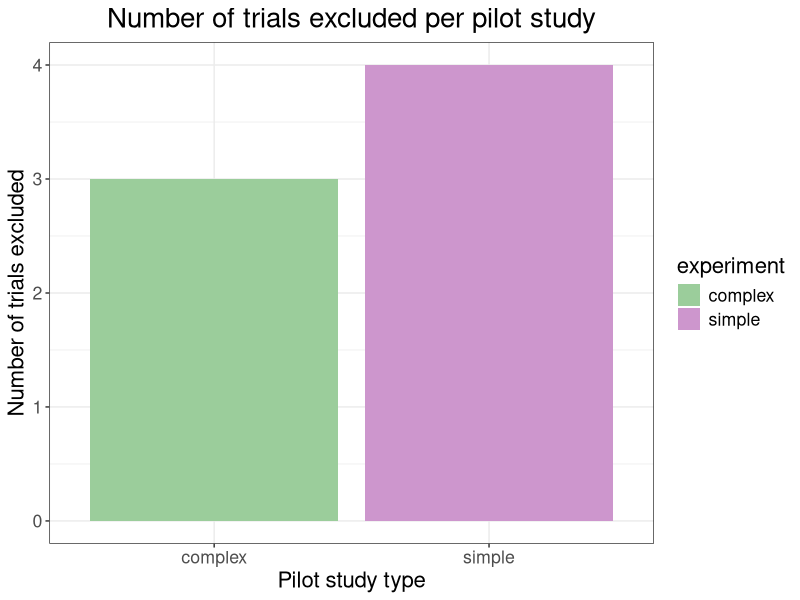
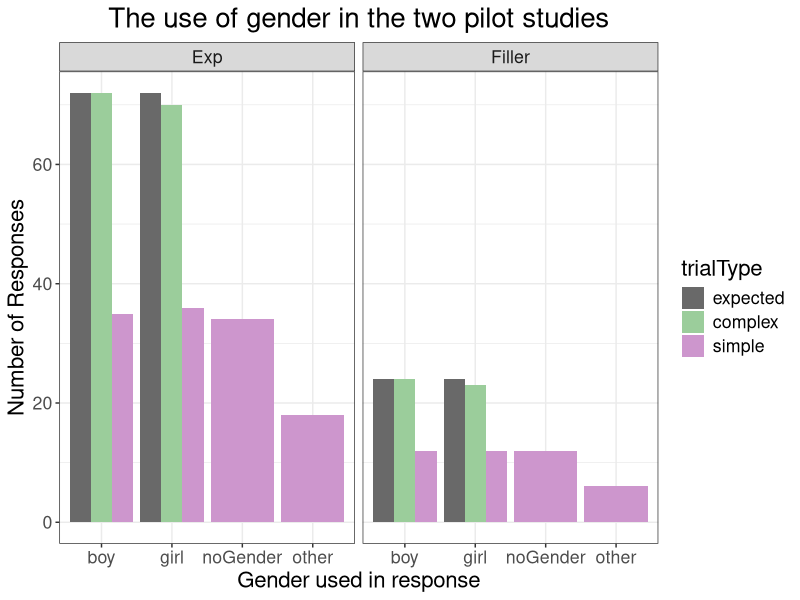
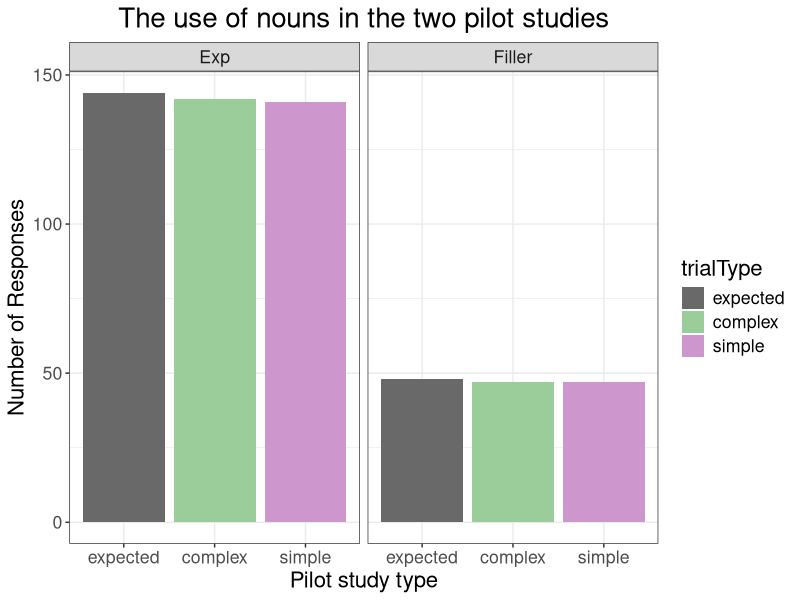
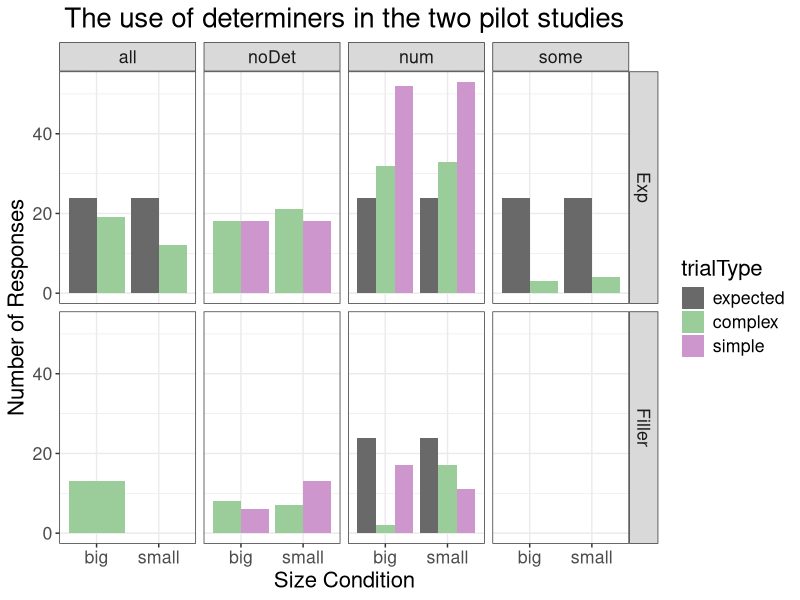

The R script that drew these images, in order:
#####################
#####################
# Stefan Pophristic
# December 16th, 2021
# ALPS LAB
# Sun and Breheny replication production study Pilot
#####################
# This script produces graphs in which the use of gender, determiner, and noun
# in each of the two pilot studies are compared. Number of trials dropped are 
# also compared.
#
# Input: 3_production_extra_practice_pilot-trials_preprocessed_checked.csv
#        3_production_simple_practice_pilot-trials_preprocessed_checked.csv
#
# Both of these csv files have been run through the analyzeResposes.R script
# and were then manually processed for any mistakes (as outlined in the readme.md 
# found in the pilot analysis document).
# All these csv files can be found in the data folder
#
# Output: trialExclusion_comparison.jpeg
#             contains comparison of number of trials excluded across two pilot studies
#         gender_comparison.jpeg
#             comparison of use of gender in responses across two pilot studies and 
#             experimental / filler conditions
#         noun_comparison.jpeg
#             comparison of use of nouns in responses across two pilot studies and 
#             experimental / filler conditions
#         determiner_comparison.jpeg
#             comparison of use of determiners in responses across two pilot studies, 
#             experimental / filler conditions, and big/small conditions
#
# all these output files can be found in the graphs folder
#####################
#####################


library(tidyverse)
setwd(dirname(rstudioapi::getActiveDocumentContext()$path))
theme_set(theme_bw())

dfExtra = read.csv("../data/3_production_extra_practice_pilot-trials_preprocessed_checked.csv", header = TRUE)
dfSimple = read.csv("../data/3_production_simple_practice_pilot-trials_preprocessed_checked.csv", header = TRUE)

# Get rid of practice trials for Extra Exposure experiment
dfExtraExp <- dfExtra %>%
  filter(dfExtra$ExpFiller == "Exp" | dfExtra$ExpFiller == "Filler")

# Get the columns that you will use for Extra Exposure experiment
dfExtraExp <- dfExtraExp %>%
  select(workerid, ExpFiller, condition, size, determiner, response, setting, target_figure3, target_object3, trial_number, response_times,
         genderUsed, correctGender, correctNoun, detUsed, correctDet)

# Get rid of practice trials for Simple Exposure experiment
dfSimpleExp <- dfSimple %>%
  filter(dfSimple$ExpFiller == "Exp" | dfSimple$ExpFiller == "Filler")

# Get the columns that you will use for Simple Exposure experiment
dfSimpleExp <- dfSimpleExp %>%
  select(workerid, ExpFiller, condition, size, determiner, response, setting, target_figure3, target_object3, trial_number, response_times,
         genderUsed, correctGender, correctNoun, detUsed, correctDet)


#############################################
#############################################
#
# GET EXPERIMENT STATISTICS
#
#############################################
#############################################
# This is done before we exclude any trials
# due to participant errors

numTrialsPerParticipant <- nrow(dfExtraExp) / length(unique(dfExtraExp$workerid))

expectedGender <- dfExtraExp %>%
  group_by(target_figure3, ExpFiller) %>% #add "size" here if you want to graph this by size condition too
  count()

expectedNoun <- dfExtraExp %>%
  group_by(ExpFiller) %>%
  count()

expectedDet <- dfExtraExp %>%
  group_by(condition, ExpFiller, size) %>%
  count()


#############################################
#############################################
#
# EXCLUDE PARTICIPANTS WITH HIGHER THAN 20%
# ERROR RATES
#
#############################################
#############################################


# PARTICIPANT EXCLUSION FOR EXTRA EXPOSURE TRIAL EXPERIMENT


# Get participant accuracy statistics

participantStatsExtraNoun <- dfExtraExp %>%
  group_by(workerid, correctNoun) %>%
  count(vars = "correctNoun") %>%
  select(-vars) %>%
  rename(correctNounCount = n)
  
participantStatsExtraGender <- dfExtraExp %>%
  group_by(workerid, correctGender) %>%
  count(vars = "correctGender") %>%
  select(-vars) %>%
  rename(correctGenderCount = n)

participantStatsExtraDetUsed <- dfExtraExp %>%
  group_by(workerid, detUsed) %>%
  count(vars = "detUsed") %>%
  select(-vars) %>%
  rename(detCount = n)

participantStatsExtraCorrectDet <- dfExtraExp %>%
  group_by(workerid, correctDet) %>%
  count(vars = "correctDet") %>%
  select(-vars) %>%
  rename(correctDetCount = n)

# List that will hold workerIDs of all participants that should be excluded
idsExtra <- list()

# get worker id's of people with higher than 20% noun error rate
wrongNounErrorExtra <- participantStatsExtraNoun %>%
  filter(correctNoun == 0 & correctNounCount > numTrialsPerParticipant*0.2) %>%
  pull(workerid)

idsExtra <- append(idsExtra, wrongNounErrorExtra)

# get worker id's of people with higher than 20% gender error rate
wrongGenderErrorExtra <- participantStatsExtraGender %>%
  filter(correctGender == 0 & correctGenderCount > numTrialsPerParticipant*0.2) %>%
  pull(workerid)

idsExtra <- append(idsExtra, wrongGenderErrorExtra)


# get worker id's of people with higher than 20% determiner error rate
wrongDetErrorExtra <- participantStatsExtraCorrectDet %>%
  filter(correctDet == 0 & correctDetCount > numTrialsPerParticipant*0.2) %>%
  pull(workerid)

idsExtra <- append(idsExtra, wrongDetErrorExtra)
idsExtra <- unname(unlist(idsExtra))

print(paste("Number of participants excluded: ",length(idsExtra)))
# "Number of participants excluded:  0"

# Get rid of all participants with >20% error rates
dfExtraExp <- dfExtraExp %>%
  filter(!(workerid %in% idsExtra))

# Get rid of trials with wrong nouns
preNounExclusionNumExtra <- nrow(dfExtraExp)
dfExtraExp <- dfExtraExp %>%
  filter(correctNoun == 1)

postNounExclusionNumExtra <- nrow(dfExtraExp)
trialExclusionNounExtra <- preNounExclusionNumExtra - postNounExclusionNumExtra
print(paste("Number of trials excluded due to wrong Noun: ",trialExclusionNounExtra))
# "Number of trials excluded due to wrong Noun:  3"

# get rid of trials with wrong gender
preGenderExclusionNumExtra <- nrow(dfExtraExp)
dfExtraExp <- dfExtraExp %>%
  filter(correctGender == 1)

postGenderExclusionNumExtra <- nrow(dfExtraExp)
trialExclusionGenderExtra <- preGenderExclusionNumExtra - postGenderExclusionNumExtra
print(paste("Number of trials excluded due to wrong Gender: ",trialExclusionGenderExtra))
#"Number of trials excluded due to wrong Gender:  0"

# Get rid of trails with wrong determiner (and not trials with no determiner)
preDetExclusionNumExtra <- nrow(dfExtraExp)
dfExtraExp <- dfExtraExp %>%
  filter(correctDet == 1)

postDetExclusionNumExtra <- nrow(dfExtraExp)
trialExclusionDetExtra <- preDetExclusionNumExtra - postDetExclusionNumExtra
print(paste("Number of trials excluded due to wrong Determiner: ",trialExclusionDetExtra))
# "Number of trials excluded due to wrong Determiner:  0"

# Total number of trials that were excluded
trialsExcludedExtra <- trialExclusionNounExtra + trialExclusionGenderExtra + trialExclusionDetExtra
print(paste("Total number of trials excluded due to incorrect answers in Extra Practice: ", trialsExcludedExtra))
# "Total number of trials excluded due to incorrect answers in Extra Practice:  3"



# PARTICIPANT EXCLUSION FOR SIMPLE EXPOSURE TRIAL EXPERIMENT
# Same as code above


# Get by participant accuracy statistics

participantStatsSimpleNoun <- dfSimpleExp %>%
  group_by(workerid, correctNoun) %>%
  count(vars = "correctNoun") %>%
  select(-vars) %>%
  rename(correctNounCount = n)

participantStatsSimpleGender <- dfSimpleExp %>%
  group_by(workerid, correctGender) %>%
  count(vars = "correctGender") %>%
  select(-vars) %>%
  rename(correctGenderCount = n)

participantStatsSimpleDetUsed <- dfSimpleExp %>%
  group_by(workerid, detUsed) %>%
  count(vars = "detUsed") %>%
  select(-vars) %>%
  rename(detCount = n)

participantStatsSimpleCorrectDet <- dfSimpleExp %>%
  group_by(workerid, correctDet) %>%
  count(vars = "correctDet") %>%
  select(-vars) %>%
  rename(correctDetCount = n)


# List that will collect worker IDs for participants that should be excluded
idsSimple <- list()

# get worker id's of people with higher than 20% noun error rate
wrongNounErrorSimple <- participantStatsSimpleNoun %>%
  filter(correctNoun == 0 & correctNounCount > numTrialsPerParticipant*0.2) %>%
  pull(workerid)

idsSimple <- append(idsSimple, wrongNounErrorSimple)

# get worker id's of people with higher than 20% gender error rate
wrongGenderErrorSimple <- participantStatsSimpleGender %>%
  filter(correctGender == 0 & correctGenderCount > numTrialsPerParticipant*0.2) %>%
  pull(workerid)

idsSimple <- append(idsSimple, wrongGenderErrorSimple)


# get worker id's of people with higher than 20% determiner error rate
wrongDetErrorSimple <- participantStatsSimpleCorrectDet %>%
  filter(correctDet == 0 & correctDetCount > numTrialsPerParticipant*0.2) %>%
  pull(workerid)

idsSimple <- append(idsSimple, wrongDetErrorSimple)
idsSimple <- unname(unlist(idsSimple))

print(paste("Number of participants excluded: ",length(idsSimple)))
# "Number of participants excluded:  0"


# Get rid of all participants with >20% error rates
dfSimpleExp <- dfSimpleExp %>%
  filter(!(workerid %in% idsSimple))

# Get rid of trials with wrong nouns
preNounExclusionNumSimple <- nrow(dfSimpleExp)
dfSimpleExp <- dfSimpleExp %>%
  filter(correctNoun == 1)

postNounExclusionNumSimple <- nrow(dfSimpleExp)
trialExclusionNounSimple <- preNounExclusionNumSimple - postNounExclusionNumSimple
print(paste("Number of trials excluded due to wrong Noun: ",trialExclusionNounSimple))
# "Number of trials excluded due to wrong Noun:  1"

# get rid of trials with wrong gender
preGenderExclusionNumSimple <- nrow(dfSimpleExp)
dfSimpleExp <- dfSimpleExp %>%
  filter(correctGender == 1)

postGenderExclusionNumSimple <- nrow(dfSimpleExp)
trialExclusionGenderSimple <- preGenderExclusionNumSimple - postGenderExclusionNumSimple
print(paste("Number of trials excluded due to wrong Gender: ",trialExclusionGenderSimple))
# "Number of trials excluded due to wrong Gender:  1"

# manually go in and get rid of trails with wrong determiner (and not trials with no determiner)
preDetExclusionNumSimple <- nrow(dfSimpleExp)
dfSimpleExp <- dfSimpleExp %>%
  filter(correctDet == 1)

postDetExclusionNumSimple <- nrow(dfSimpleExp)
trialExclusionDetSimple <- preDetExclusionNumSimple - postDetExclusionNumSimple
print(paste("Number of trials excluded due to wrong Determiner: ",trialExclusionDetSimple))
# "Number of trials excluded due to wrong Determiner:  2"

# Total number of trials excluded
trialsExcludedSimple <- trialExclusionNounSimple + trialExclusionGenderSimple + trialExclusionDetSimple
print(paste("Total number of trials excluded due to incorrect answers in Simple Practice: ", trialsExcludedSimple))
# "Total number of trials excluded due to incorrect answers in Simple Practice:  4"


#############################################
#############################################
#
# COMPARE EXCLUSION RATES FOR TRIALS OF
# TWO EXPERIMENTS
#
#############################################
#############################################


dfExclusion <- data.frame(
  experiment <- c("complex", "simple"),
  values <- c(trialsExcludedExtra, trialsExcludedSimple)
)

graphExclusionComparison <- dfExclusion %>%
  ggplot(aes(fill=experiment, y=values, x=experiment)) + 
  geom_bar(position="dodge", stat="identity") +
  theme(text = element_text(size = 16), plot.title = element_text(hjust = 0.5, size = 20)) +
  scale_fill_manual(values = c("complex" = "darkseagreen3",
                               "simple" = "plum3",
                               "expected" = "gray41")) +
  ylab("Number of trials excluded") +
  xlab("Pilot study type") +
  ggtitle("Number of trials excluded per pilot study")


jpeg(file="../graphs/trialExclusion_comparison.jpeg", width = 500, height = 500)
plot(graphExclusionComparison)
dev.off()


#############################################
#############################################
#
# COMPARE OVERALL USE OF GENDER TERMS
#
#############################################
#############################################


simpleGender <- dfSimpleExp %>%
  group_by(genderUsed, ExpFiller) %>% #add "size" here if you want to graph this by size condition too
  count()

simpleGender <- simpleGender %>%
  add_column(trialType = "simple")

complexGender <- dfExtraExp %>%
  group_by(genderUsed, ExpFiller) %>%
  count()

complexGender <- complexGender %>%
  add_column(trialType = "complex")

# expectedGender is initialized at the top of the script 

expectedGender <- expectedGender %>%
  add_column(trialType = "expected")

expectedGender <- expectedGender %>%
  rename(genderUsed = "target_figure3")

# rename all values in genderUsed column that are not {"boy", "girl", "noGender"} as "other"
simpleGender <- simpleGender %>%
  mutate(genderUsed = as.character(genderUsed)) %>%
  mutate(genderUsed = case_when(
    genderUsed != "boy" & genderUsed != "girl" & genderUsed != "noGender" ~ "other",
    TRUE ~ genderUsed
  ))

dfGenderComparison <- rbind(simpleGender, complexGender, expectedGender)

dfGenderComparison$trialType <- dfGenderComparison$trialType %>%
  factor(levels = c('expected', 'complex', 'simple'))

#Note that this graph does not include wrong answers for the simple and complex experiments

graphGenderComparison <- dfGenderComparison %>%
  ggplot(aes(fill=trialType, y=n, x=genderUsed)) + 
  facet_grid(. ~ ExpFiller) +
  geom_bar(position="dodge", stat="identity") +
  theme(text = element_text(size = 16), plot.title = element_text(hjust = 0.5, size = 20)) +
  scale_fill_manual(values = c("complex" = "darkseagreen3",
                              "simple" = "plum3",
                              "expected" = "gray41")) +
  ylab("Number of Responses") +
  xlab("Gender used in response") +
  ggtitle("The use of gender in the two pilot studies")

jpeg(file="../graphs/gender_comparison.jpeg", width = 750, height = 500)
plot(graphGenderComparison)
dev.off()

#############################################
#############################################
#
# COMPARE OVERALL USE OF NOUNS
#
#############################################
#############################################


simpleNoun <- dfSimpleExp %>%
  filter(correctNoun == 1) %>%
  group_by(ExpFiller) %>% #add "size" here if you want to graph this by size condition too
  count()

simpleNoun <- simpleNoun %>%
  add_column(trialType = "simple")

complexNoun <- dfExtraExp %>%
  filter(correctNoun == 1) %>%
  group_by(ExpFiller) %>%
  count()

complexNoun <- complexNoun %>%
  add_column(trialType = "complex")

#expectedNoun is initialized at the top of the script

expectedNoun <- expectedNoun %>%
  add_column(trialType = "expected")

dfNounComparison <- rbind(simpleNoun, complexNoun, expectedNoun)

dfNounComparison$trialType <- dfNounComparison$trialType %>%
  factor(levels = c('expected', 'complex', 'simple'))

#Note that this graph does not include wrong answers for the simple and complex experiments

graphNounComparison <- dfNounComparison %>%
  ggplot(aes(fill=trialType, y=n, x=trialType)) + 
  facet_grid(. ~ ExpFiller) +
  geom_bar(position="dodge", stat="identity") +
  scale_fill_manual(values = c("complex" = "darkseagreen3",
                               "simple" = "plum3",
                               "expected" = "gray41")) +
  theme(text = element_text(size = 16), plot.title = element_text(hjust = 0.5, size = 20)) +
  ylab("Number of Responses") +
  xlab("Pilot study type") +
  ggtitle("The use of nouns in the two pilot studies")

jpeg(file="../graphs/noun_comparison.jpeg", width = 750, height = 500)
plot(graphNounComparison)
dev.off()


#############################################
#############################################
#
# COMPARE OVERALL USE OF DETERMINERS
#
#############################################
#############################################

simpleDet <- dfSimpleExp %>%
  group_by(detUsed, ExpFiller, size) %>%
  count()

simpleDet <- simpleDet %>%
  add_column(trialType = "simple")

complexDet <- dfExtraExp %>%
  group_by(detUsed, ExpFiller, size) %>%
  count()

complexDet <- complexDet %>%
  add_column(trialType = "complex")

# expectedDet <- this variable is created at the start of the code
# in order to include all the trials that were deleted subsequently due to 
# incorrect participant responses

expectedDet <- expectedDet %>%
  add_column(trialType = "expected")

expectedDet <- expectedDet %>%
  rename(detUsed = condition)

dfDetComparison <- rbind(complexDet, simpleDet, expectedDet)

dfDetComparison$trialType <- dfDetComparison$trialType %>%
   factor(levels = c('expected', 'complex', 'simple'))

# rename all number values in detUsed by number
dfDetComparison$detUsed <- recode(dfDetComparison$detUsed, a = "num", one = "num",
                                  two = "num", three = "num", four = "num")
# resum values
dfDetComparison <- dfDetComparison %>%
  group_by(ExpFiller, size, trialType, detUsed) %>%
  summarize(n = sum(n))


# Note: number utterances can always apply, therefore we can get number values
# that are higher than the expected values

# Note: the filler trials are included in this graph. The filler trials with
# one or four items are encoded as having the expected determiner "Num". However,
# this does not mean that other determiners cannot apply. 

graphDetComparison <- dfDetComparison %>%
  ggplot(aes(fill=trialType, y=n, x = size)) + 
  facet_grid(ExpFiller ~ detUsed) +
  geom_bar(position="dodge", stat="identity") +
  theme(text = element_text(size = 16), plot.title = element_text(hjust = 0.5, size = 20)) +
  scale_fill_manual(values = c("complex" = "darkseagreen3",
                               "simple" = "plum3",
                               "expected" = "gray41")) +
  ylab("Number of Responses") +
  xlab("Size Condition") +
  ggtitle("The use of determiners in the two pilot studies") 

jpeg(file="../graphs/determiner_comparison.jpeg", width = 1000, height = 750)
plot(graphDetComparison)
dev.off()
